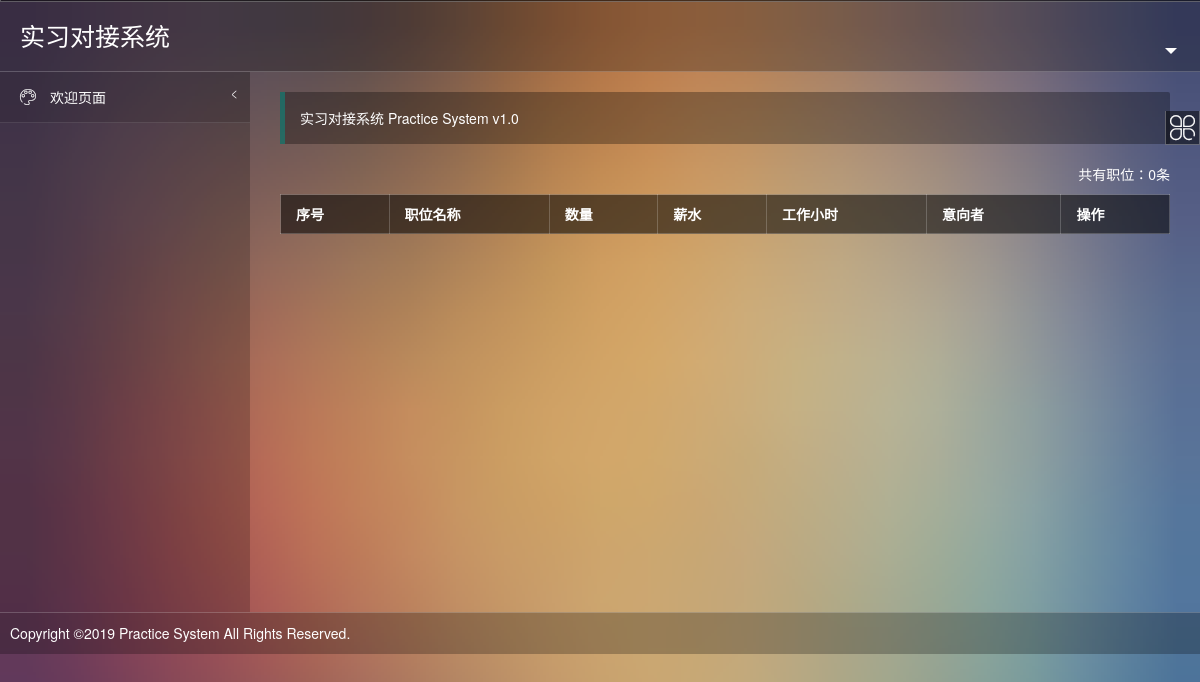
/practice/enterprise/received/ (signed in), run on an earlier commit of the app's database.
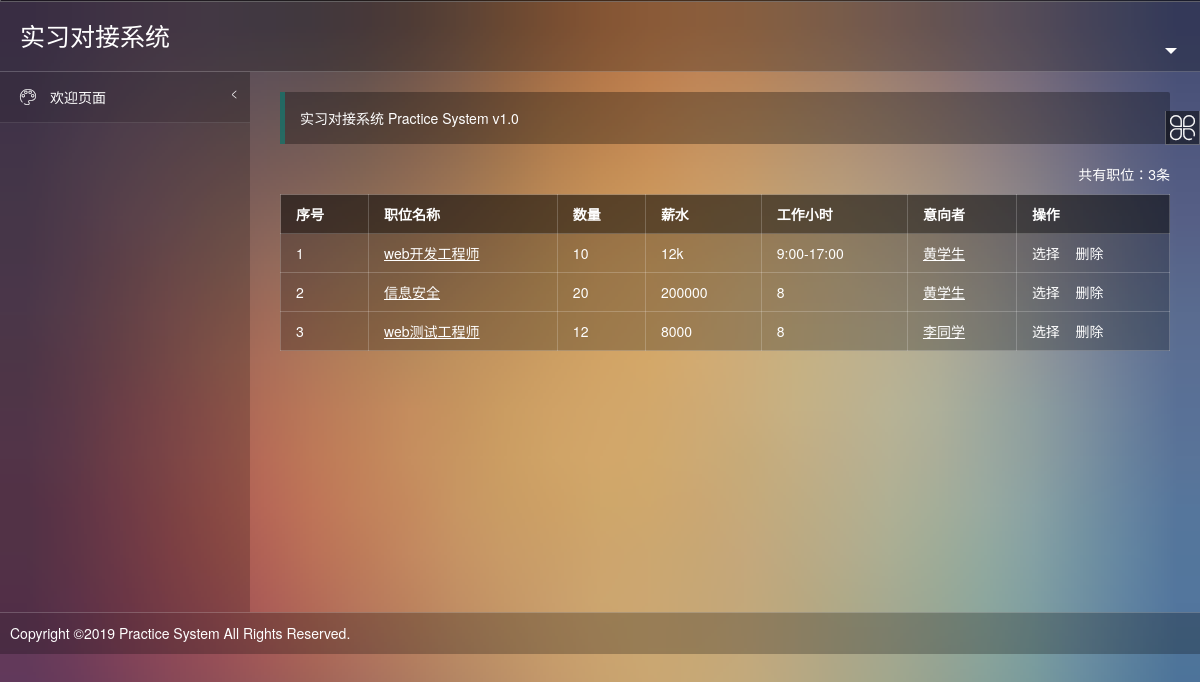
And on a later commit of the database.
### practice/models.py (models this page shows, shortened)
class Choice(models.Model):
    choice_id = models.IntegerField(primary_key=True)
    job_id = models.ForeignKey(Job, db_column='job_id', on_delete=models.CASCADE)
    stu_id = models.ForeignKey(Student, db_column='stu_id', on_delete=models.CASCADE)
    result = models.BooleanField(default=False)

class Job(models.Model):
    job_id = models.IntegerField(primary_key=True,  db_column='job_id')
    ent_id = models.ForeignKey(Enterprise,  db_column='ent_id',  on_delete=models.CASCADE)
    job_name = models.CharField(max_length=20)
    job_desc = models.CharField(max_length=100)
    employ_num = models.IntegerField(default=0)
    salary = models.IntegerField(default=0)
    job_time = models.IntegerField(default=0)

class Student(models.Model):
    stu_id = models.IntegerField(primary_key=True, db_column='stu_id',  blank=False)
    tea_id = models.ForeignKey(Teacher,  db_column='tea_id',  on_delete=models.CASCADE)
    stu_pwd = models.CharField(max_length=20)
    stu_name = models.CharField(max_length=10)
    stu_age = models.IntegerField(default=0)
    phone_num = models.CharField(max_length=11)
    e_mail = models.CharField(max_length=15)
    major = models.CharField(max_length=20)
    grade = models.IntegerField(default=0)
    stu_class = models.CharField(max_length=10)
    address = models.CharField(max_length=40)
    political_status = models.CharField(max_length=10)
    target_post = models.CharField(max_length=20)
    intention_area = models.CharField(max_length=40)
    resume = models.FileField(upload_to='practice/resume/')
    tripartite_agreement = models.BooleanField(default=False)
    practice_agreement = models.BooleanField(default=False)
    employment_agreement = models.BooleanField(default=False)
    tea_mark = models.IntegerField(default=0)
    ent_mark = models.IntegerField(default=0)

### practice/enterprise/views.py (the view)
# urls.py: path('received/', views.received, name='received'),
def received(request):
    role_id = request.session['role_id']
    ent_id = request.session['user_id']
    enterprise = Enterprise.objects.get(ent_id=ent_id)
    jobs = Job.objects.filter(ent_id=enterprise)
    choices = []
    for job in jobs:
        choices += Choice.objects.filter(job_id=job).exclude(result=True)
    context = {}
    context['choices'] = choices
    context['menu'] = daoapp.getMenu(role_id=role_id)
    context['username'] = daoapp.getUsername(role_id, ent_id)
    context['role_name'] = 'enterprise'
    return render(request, 'practice/received.html', context)

### practice/daoapp.py (called while the page is built)
def getMenu(role_id):
    role_id = int(role_id)
    datas = Menu.objects.filter(role_id = role_id)
    parentMenu = {}
    menu = {}
    for m in datas:
        if m.parent_id == 0:
            parentMenu[m.menu_id] = m.menu_name
            menu[m.menu_name] = {}
            menu[m.menu_name][m.menu_name] = m.url_name
    for m in datas:
        if m.parent_id != 0:
            pmenuname = parentMenu[m.parent_id]
            if pmenuname in menu[pmenuname].keys():
                del menu[pmenuname][pmenuname]
            menu[pmenuname][m.menu_name] = m.url_name
    return menu

def getUsername(role_id, user_id):
    username = ''
    if not isinstance(role_id, int) or not isinstance(user_id, int):
        return None
    if role_id == 2:    #如果是老师
        username = Teacher.objects.get(tea_id=user_id).tea_name
    elif role_id == 3:  #如果是企业
        username = Enterprise.objects.get(ent_id=user_id).ent_name
    elif role_id == 4:  #如果是学生
        username = Student.objects.get(stu_id=user_id).stu_name
    return username

### practice/templates/practice/received.html (shortened to what this page needs)
{% extends 'practice/template.html' %}
{% block frame %}
<span class="x-right" style="line-height:40px">共有职位：{{ choices|length }}条</span>
<table class="layui-table">
    <thead>
    <tr>
        <th>
            序号
        </th>
        <th>
            职位名称
        </th>
        <th>
            数量
        </th>
        <th>
            薪水
        </th>
        <th>
            工作小时
        </th>
        <th>
            意向者
        </th>
        <th>
            操作
        </th>
    </tr>
    </thead>
    <tbody>
    {% for choice in choices %}
    <tr>
        <td>
            {{ forloop.counter }}
        </td>
        <td>
            <u style="cursor:pointer" onclick="member_show('{{ choice.job_id.job_name }}','/practice/enterprise/showjob/{{ choice.job_id.job_id }}/','800','500')">
                {{ choice.job_id.job_name }}
            </u>
        </td>
        <td >
            {{ choice.job_id.employ_num }}
        </td>
        <td >
            {{ choice.job_id.salary }}
        </td>
        <td >
            {{ choice.job_id.job_time }}
        </td>
        <td class="td-status">
            <u><a href="/practice/enterprise/information/{{ choice.stu_id.stu_id }}/">{{ choice.stu_id.stu_name }}</a></u>
        </td>
        <td class="td-manage">
            {% if not choice.result %}
            <a title="选择" href="/practice/enterprise/select/{{ choice.job_id.job_id }}/{{ choice.stu_id.stu_id }}/"
               class="ml-5" style="text-decoration:none">
                选择
            </a>
            {% else %}
                <b style="color:red">已选<b>
            {% endif %}&nbsp;&nbsp;
            <a title="删除" href="javascript:;" onclick="member_del(this, {{ choice.job_id.job_id }}, {{ choice.stu_id.stu_id }})"
               style="text-decoration:none">
                删除
            </a>
        </td>
    </tr>
    {% endfor %}
    </tbody>
</table>
{% endblock %}

What changed in the data, as far as the page shows it:
added Choice: job_id.job_name "web开发工程师", job_id.employ_num "10", job_id.salary "12k", job_id.job_time "9:00-17:00", stu_id.stu_name "黄学生"
added Choice: job_id.job_name "信息安全", job_id.employ_num "20", job_id.salary "200000", job_id.job_time "8", stu_id.stu_name "黄学生"
added Choice: job_id.job_name "web测试工程师", job_id.employ_num "12", job_id.salary "8000", job_id.job_time "8", stu_id.stu_name "李同学"
Also different on the page:
{{ choices|length }}: "0" → "3"
